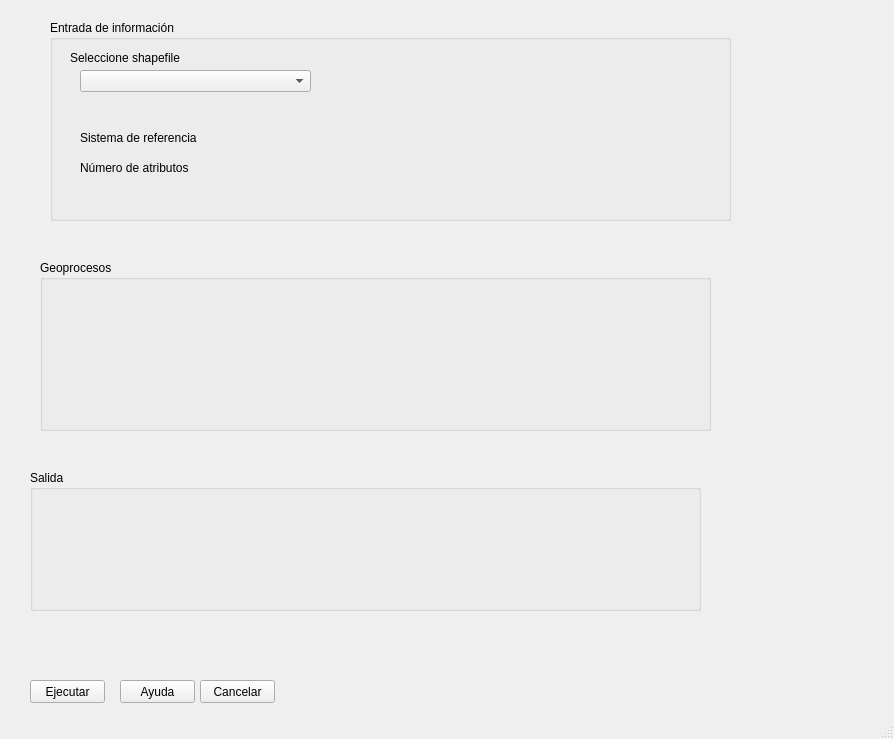
<?xml version="1.0" encoding="UTF-8"?>
<ui version="4.0">
 <class>MainWindow</class>
 <widget class="QMainWindow" name="MainWindow">
  <property name="geometry">
   <rect>
    <x>0</x>
    <y>0</y>
    <width>894</width>
    <height>739</height>
   </rect>
  </property>
  <property name="windowTitle">
   <string>Vectorial</string>
  </property>
  <widget class="QWidget" name="centralwidget">
   <widget class="QGroupBox" name="groupBox">
    <property name="geometry">
     <rect>
      <x>50</x>
      <y>20</y>
      <width>681</width>
      <height>201</height>
     </rect>
    </property>
    <property name="title">
     <string>Entrada de información</string>
    </property>
    <widget class="QComboBox" name="cmb1">
     <property name="geometry">
      <rect>
       <x>30</x>
       <y>50</y>
       <width>231</width>
       <height>22</height>
      </rect>
     </property>
    </widget>
    <widget class="QLabel" name="lb1">
     <property name="geometry">
      <rect>
       <x>30</x>
       <y>110</y>
       <width>231</width>
       <height>16</height>
      </rect>
     </property>
     <property name="text">
      <string>Sistema de referencia</string>
     </property>
    </widget>
    <widget class="QLabel" name="label_2">
     <property name="geometry">
      <rect>
       <x>20</x>
       <y>30</y>
       <width>231</width>
       <height>16</height>
      </rect>
     </property>
     <property name="text">
      <string>Seleccione shapefile</string>
     </property>
    </widget>
    <widget class="QLabel" name="lb2">
     <property name="geometry">
      <rect>
       <x>30</x>
       <y>140</y>
       <width>211</width>
       <height>16</height>
      </rect>
     </property>
     <property name="text">
      <string>Número de atributos</string>
     </property>
    </widget>
   </widget>
   <widget class="QPushButton" name="btn2">
    <property name="geometry">
     <rect>
      <x>200</x>
      <y>680</y>
      <width>75</width>
      <height>23</height>
     </rect>
    </property>
    <property name="text">
     <string>Cancelar</string>
    </property>
   </widget>
   <widget class="QGroupBox" name="groupBox_2">
    <property name="geometry">
     <rect>
      <x>40</x>
      <y>260</y>
      <width>671</width>
      <height>171</height>
     </rect>
    </property>
    <property name="title">
     <string>Geoprocesos</string>
    </property>
   </widget>
   <widget class="QGroupBox" name="groupBox_3">
    <property name="geometry">
     <rect>
      <x>30</x>
      <y>470</y>
      <width>671</width>
      <height>141</height>
     </rect>
    </property>
    <property name="title">
     <string>Salida</string>
    </property>
   </widget>
   <widget class="QPushButton" name="btn1">
    <property name="geometry">
     <rect>
      <x>120</x>
      <y>680</y>
      <width>75</width>
      <height>23</height>
     </rect>
    </property>
    <property name="text">
     <string>Ayuda</string>
    </property>
   </widget>
   <widget class="QPushButton" name="btn3">
    <property name="geometry">
     <rect>
      <x>30</x>
      <y>680</y>
      <width>75</width>
      <height>23</height>
     </rect>
    </property>
    <property name="text">
     <string>Ejecutar</string>
    </property>
   </widget>
  </widget>
  <widget class="QStatusBar" name="statusbar"/>
 </widget>
 <resources/>
 <connections/>
</ui>
